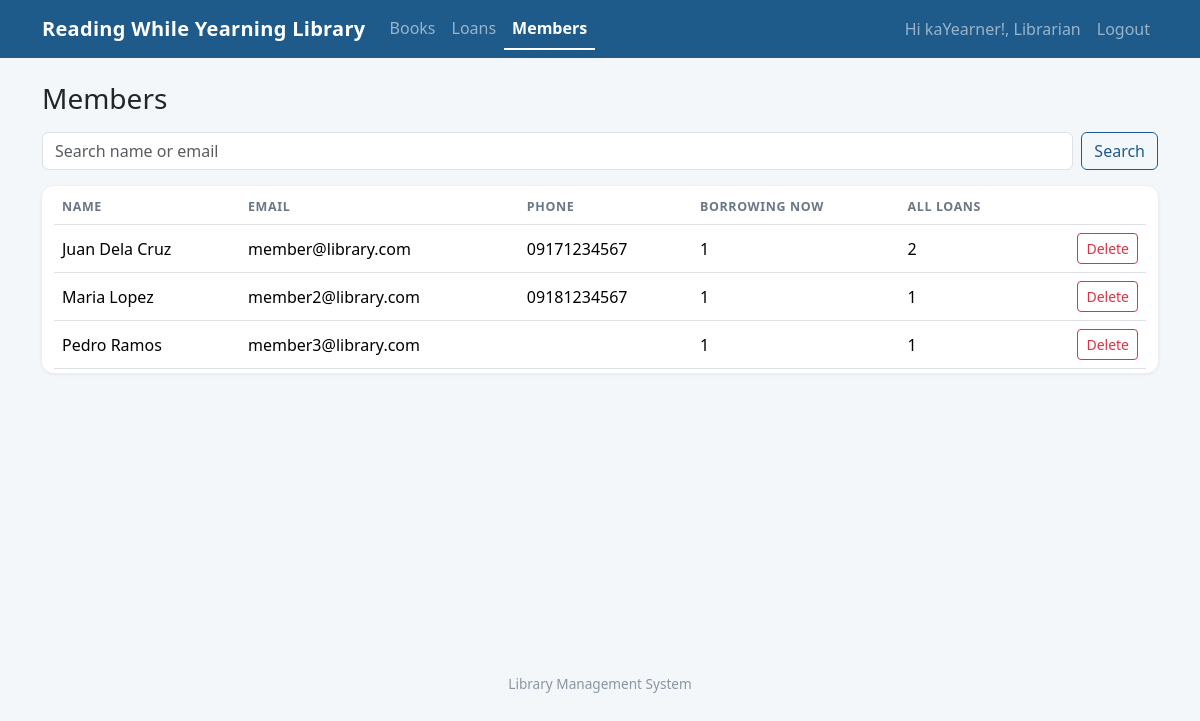
/admin/members.php (signed in), run on the app's committed database.
### tables this page shows
CREATE TABLE users (
  id INT AUTO_INCREMENT PRIMARY KEY,
  name VARCHAR(100) NOT NULL,
  email VARCHAR(150) NOT NULL UNIQUE,
  password VARCHAR(255) NOT NULL,
  role ENUM('admin','member') NOT NULL DEFAULT 'member',
  phone VARCHAR(30) NULL,
  created_at TIMESTAMP DEFAULT CURRENT_TIMESTAMP
);

### connection.php (called while the page is built, shortened)
<?php
function run_query($conn, $sql, $types = "", $params = array()) {
    $stmt = mysqli_prepare($conn, $sql);
    if ($types != "") {
        mysqli_stmt_bind_param($stmt, $types, ...$params);
    }
    if (!mysqli_stmt_execute($stmt)) {
        die("Query error: " . mysqli_stmt_error($stmt));
    }
    $result = mysqli_stmt_get_result($stmt);
    return $result;
}
function e($text) {
    return htmlspecialchars((string)$text, ENT_QUOTES, 'UTF-8');
}
?>

### admin/members.php (the view, shortened to what this page needs)
<?php
include '../connection.php';
$q = isset($_GET['q']) ? trim($_GET['q']) : "";
$like = "%" . $q . "%";
$members = run_query($conn,
    "SELECT u.*,
            (SELECT COUNT(*) FROM loans l WHERE l.user_id = u.id AND l.returned_on IS NULL) AS borrowing,
            (SELECT COUNT(*) FROM loans l WHERE l.user_id = u.id) AS total_loans
     FROM users u
     WHERE u.role = 'member' AND (u.name LIKE ? OR u.email LIKE ?)
     ORDER BY u.name",
    "ss", array($like, $like));
include '../header.php';
?>
<section>
  <h1 class="h3 mb-3">Members</h1>
  <form class="d-flex mb-3" method="GET">
    <input class="form-control me-2" type="search" name="q" placeholder="Search name or email" value="<?php echo e($q); ?>">
    <button type="submit" class="btn btn-outline-primary">Search</button>
  </form>
  <?php if (mysqli_num_rows($members) == 0) { ?>
    <div class="alert alert-info">No members found.</div>
  <?php } else { ?>
  <div class="table-responsive">
    <table class="table align-middle bg-white">
      <thead><tr><th>Name</th><th>Email</th><th>Phone</th><th>Borrowing now</th><th>All loans</th><th></th></tr></thead>
      <tbody>
      <?php while ($m = mysqli_fetch_assoc($members)) { ?>
        <tr>
          <td><?php echo e($m['name']); ?></td>
          <td><?php echo e($m['email']); ?></td>
          <td><?php echo e($m['phone']); ?></td>
          <td><?php echo (int)$m['borrowing']; ?></td>
          <td><?php echo (int)$m['total_loans']; ?></td>
          <td class="text-end">
            <form method="POST" class="d-inline confirm-delete" data-message="Delete this member and their loan history?">
              <button type="submit" class="btn btn-sm btn-outline-danger">Delete</button>
            </form>
          </td>
        </tr>
      <?php } ?>
      </tbody>
    </table>
  </div>
  <?php } ?>
</section>
<?php include '../footer.php'; ?>

### assets/style.css (style rules this page uses)
:root { --brand: #1e5a8a; --brand-dark: #154569; }
body { background: #f4f7fa; }
h1 { font-weight: 700; }
.table-responsive { background: #fff; border-radius: .75rem; box-shadow: 0 1px 4px rgba(0, 0, 0, .08); padding: .25rem .75rem; }
.table-responsive .table { margin-bottom: 0; }
.table thead th { color: #6b7785; font-size: .78rem; text-transform: uppercase; letter-spacing: .05em; }
.btn-outline-primary { color: var(--brand); border-color: var(--brand); }

### data on the page
users: name "Juan Dela Cruz", email "member@library.com", phone "09171234567", borrowing "1", total_loans "2"
users: name "Maria Lopez", email "member2@library.com", phone "09181234567", borrowing "1", total_loans "1"
users: name "Pedro Ramos", email "member3@library.com", borrowing "1", total_loans "1"

### other printed values
$label "Books Loans Members"
$_SESSION['name'] "Librarian"
